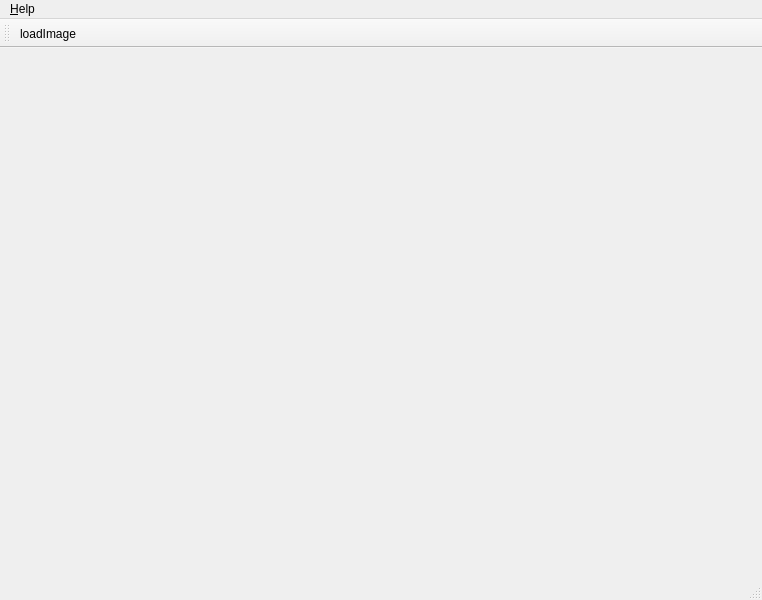
<?xml version="1.0" encoding="UTF-8"?>
<ui version="4.0">
 <class>MainWindow</class>
 <widget class="QMainWindow" name="MainWindow">
  <property name="geometry">
   <rect>
    <x>0</x>
    <y>0</y>
    <width>762</width>
    <height>600</height>
   </rect>
  </property>
  <property name="windowTitle">
   <string>MainWindow</string>
  </property>
  <widget class="QWidget" name="centralwidget">
   <widget class="QWidget" name="gridLayoutWidget">
    <property name="geometry">
     <rect>
      <x>10</x>
      <y>0</y>
      <width>741</width>
      <height>451</height>
     </rect>
    </property>
    <layout class="QGridLayout" name="gridLayout">
     <item row="0" column="0">
      <widget class="QWidget" name="widget" native="true"/>
     </item>
     <item row="1" column="0">
      <widget class="QWidget" name="widget_2" native="true"/>
     </item>
     <item row="1" column="1">
      <widget class="QWidget" name="widget_4" native="true">
       <widget class="QGLViewer" name="viewer">
        <property name="geometry">
         <rect>
          <x>0</x>
          <y>0</y>
          <width>371</width>
          <height>221</height>
         </rect>
        </property>
       </widget>
      </widget>
     </item>
     <item row="0" column="1">
      <widget class="QWidget" name="widget_3" native="true"/>
     </item>
    </layout>
   </widget>
  </widget>
  <widget class="QMenuBar" name="menubar">
   <property name="geometry">
    <rect>
     <x>0</x>
     <y>0</y>
     <width>762</width>
     <height>27</height>
    </rect>
   </property>
   <widget class="QMenu" name="menuAbout">
    <property name="title">
     <string>&amp;Help</string>
    </property>
    <addaction name="action_About"/>
    <addaction name="separator"/>
    <addaction name="actionExit"/>
   </widget>
   <addaction name="menuAbout"/>
  </widget>
  <widget class="QStatusBar" name="statusbar"/>
  <widget class="QToolBar" name="toolBar">
   <property name="windowTitle">
    <string>toolBar</string>
   </property>
   <attribute name="toolBarArea">
    <enum>TopToolBarArea</enum>
   </attribute>
   <attribute name="toolBarBreak">
    <bool>true</bool>
   </attribute>
   <addaction name="actionLoadImage"/>
  </widget>
  <action name="actionExit">
   <property name="text">
    <string>&amp;Exit</string>
   </property>
  </action>
  <action name="action_About">
   <property name="text">
    <string>&amp;About</string>
   </property>
  </action>
  <action name="actionLoadImage">
   <property name="icon">
    <iconset resource="icons/icons.qrc">
     <normaloff>:/Icons/YattaBlues/scalable/filesystems/gnome-fs-directory-old.svg</normaloff>:/Icons/YattaBlues/scalable/filesystems/gnome-fs-directory-old.svg</iconset>
   </property>
   <property name="text">
    <string>loadImage</string>
   </property>
  </action>
 </widget>
 <customwidgets>
  <customwidget>
   <class>QGLViewer</class>
   <extends>QWidget</extends>
   <header>QGLViewer/qglviewer.h</header>
  </customwidget>
 </customwidgets>
 <resources>
  <include location="icons/icons.qrc"/>
 </resources>
 <connections/>
</ui>
